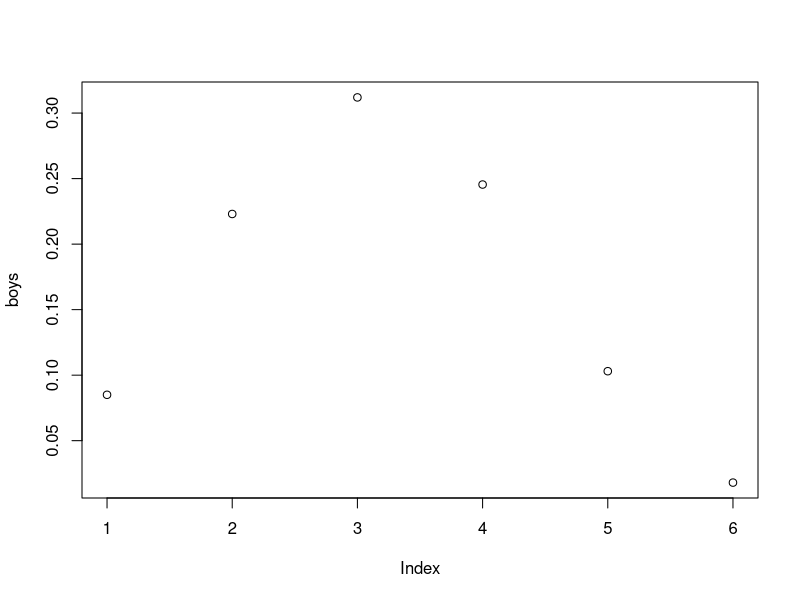
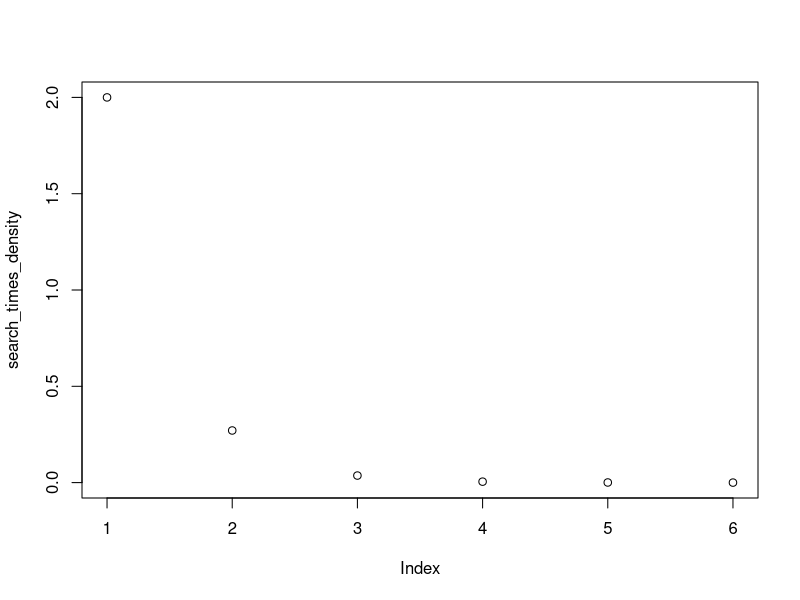
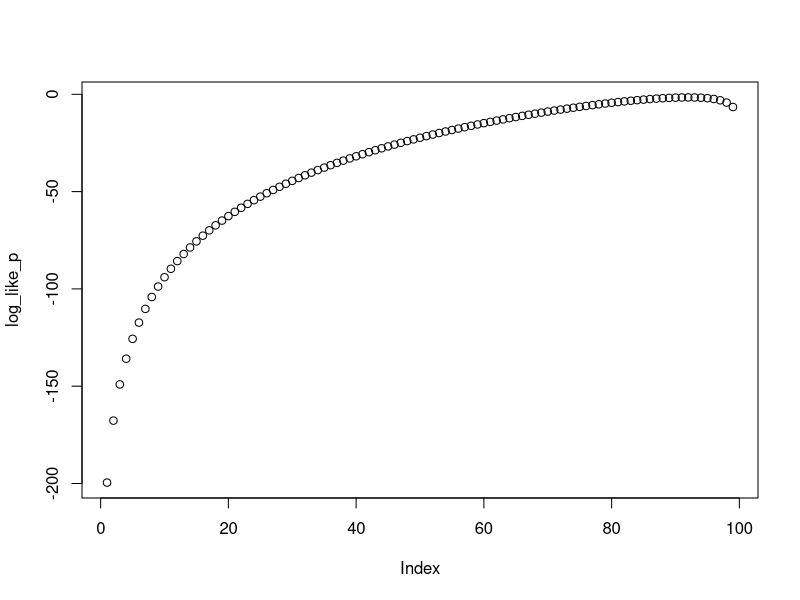
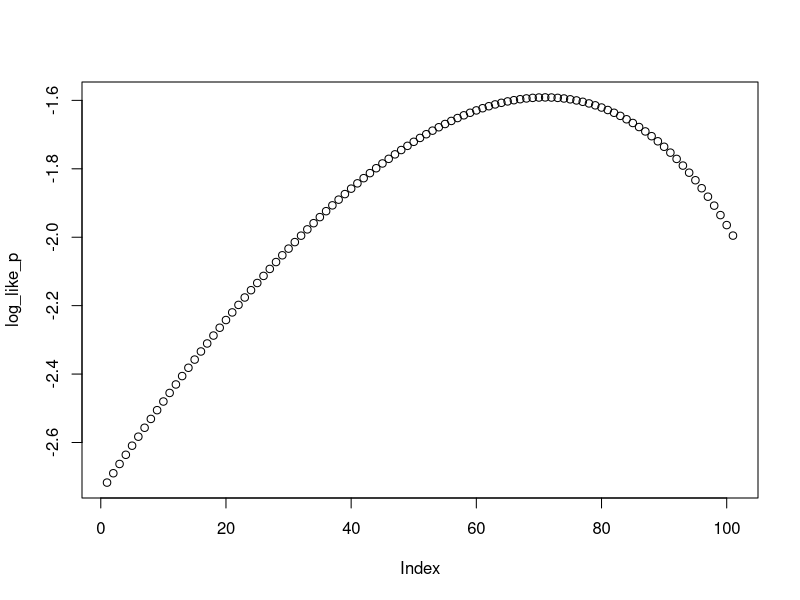
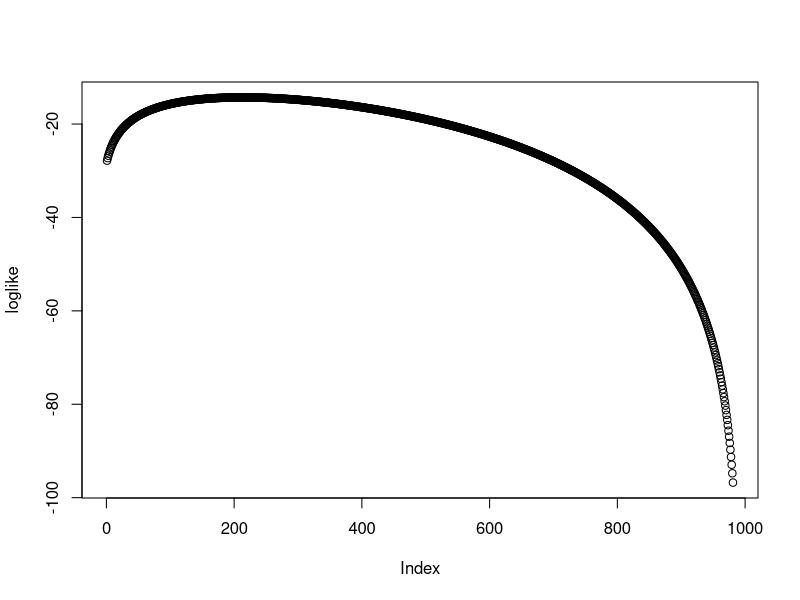
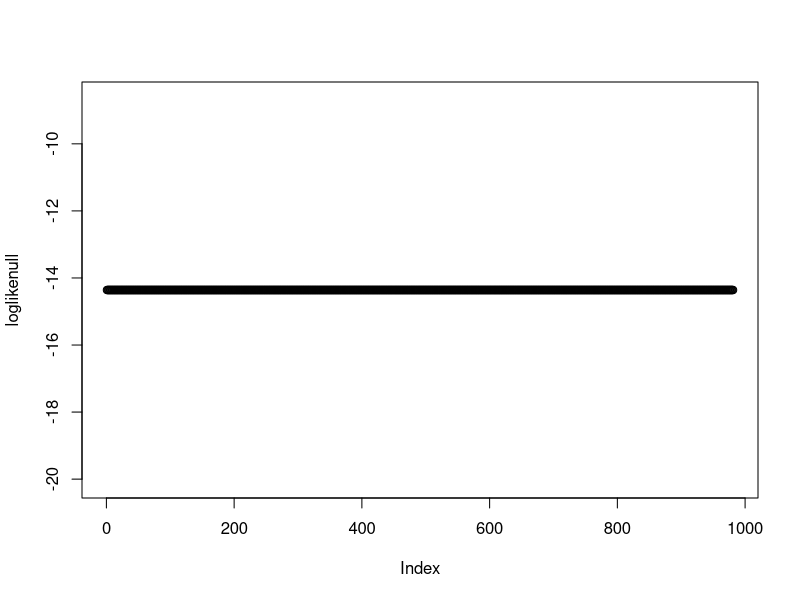

Source code (R) for these figures, in order:

# Warmup ------------------------------------------------------------------

# The probability of heads in a coin toss is 0.5. If you flip a coin 10 times, what is the probability of obtaining exactly 5 heads and 5 tails?

dbinom(5, size = 10, prob = 0.5)

# The fraction of human babies born who are boys is about 0.512. 
# If 20 newborn babies are randomly sampled, what is the probability that exactly 10 are boys?
dbinom(10, size = 20, prob = 0.512)


# Plot the entire probability distribution for the number of boys in families having six children. 
# Assume the probability that any one child is a boy is 0.512.

boys <- dbinom(1, size = 6, prob = 0.512)
boys[2] <- dbinom(2, size = 6, prob = 0.512)
boys[3] <- dbinom(3, size = 6, prob = 0.512)
boys[4] <- dbinom(4, size = 6, prob = 0.512)
boys[5] <- dbinom(5, size = 6, prob = 0.512)
boys[6] <- dbinom(6, size = 6, prob = 0.512)

plot(boys)

# If the probability of dying in any given year is 0.1, 
# what fraction of individuals are expected to survive 10 years and then die in their 11th year?

dgeom(10, prob = 0.1)

# If the probability of death in any give year is 0.1, 
# what fraction of individuals die before they reach their 6th birthday

dgeom(0, prob = 0.1) + dgeom(1, prob = 0.1) + dgeom(2, prob = 0.1) + dgeom(3, prob = 0.1) + dgeom(4, prob = 0.1) + dgeom(5, prob = 0.1)


# Imagine an environment in which the mean search time between prey items is 0.5 hours. 
# What is the probability density corresponding to a search time of 2 hours?

search_times <- c(0:5)
search_times_density <- dexp(search_times, rate = 2)
plot(search_times_density)

# Illegal tender ----------------------------------------------------------

# Generate a vector that includes a range of possible values for the population proportion p, 
# from 0.01 to 0.99 in increments of 0.01.
p <- seq(0.01, 0.99, by = 0.01)

# Given the dollar bill data above, calculate the log-likelihood of each value for p.
log_like_p <- dbinom(46, size = 50, prob = p, log = TRUE)

# Create a line plot of the log-likelihood against the range of values for p. 
# What is the resulting curve called? 
# Can you see approximately the value of p corresponding to the highest point of the curve? 
# What is this value called?

plot(log_like_p)

# To get closer to this value, repeat steps (1) to (3) 
# using a narrower range of values for p surrounding the highest point in the curve.
p <- seq(0.85, 0.95, by = 0.001)
log_like_p <- dbinom(46, size = 50, prob = p, log = TRUE)
plot(log_like_p)

# Use your results to determine the maximum likelihood estimate of the proportion 
# of US 1-dollar bills contaminated with cocaine.
p[log_like_p == max(log_like_p)]

conf_vector <- p[log_like_p >= (max(log_like_p) - 1.92)]

p_conf <- c(conf_vector[1], tail(conf_vector, n = 1))


# Left-handed flowers -----------------------------------------------------
plantain <- read.csv("./data/plantain.csv")
str(plantain)

# Calculate the log-likelihood curve and the maximum-likelihood estimate 
# of the proportion of left-handed flowers (to the nearest hundredth).
loglike <- vector()                        # to store results
x <- as.integer(plantain$hand == "left") # converts to 0 and 1
p <- seq(0.01, 0.99, by = 0.001)            # test many p's

for(i in 1:length(p)){
  loglike[i] <- sum(dbinom(x, size = 1, prob = p[i], log = TRUE))
}

plot(loglike)

# calculate the likelihood-based 95% confidence interval of the population proportion.
p[loglike == max(loglike)]
conf_vector <- p[loglike >= (max(loglike) - 1.92)]
p_conf <- c(conf_vector[1], tail(conf_vector, n = 1))

# obtain the log-likelihood corresponding to the maximum likelihood estimate 
# of the proportion of left-handed flowers. 
max(loglike)
# This represents the fit of the "full" model to the data. 
# This model estimated one parameter from the data (p, estimated using maximum likelihood).


# Now obtain the log-likelihood of the value for p specified by the null hypothesis. 
# This represents the fit of the "reduced" model to the data. 
# This reduced model estimated zero parameters from the data 
# (instead, p was specified by the null hypothesis).

loglikenull <- vector()
for(i in 1:length(p)){
  loglikenull[i] <- sum(dbinom(x, size = 1, prob = .25, log = TRUE))
}

plot(loglikenull)

max(loglikenull)

# Calculate the G statistic for the log-likelihood ratio test*.
G <- 2 *(max(loglike) - max(loglikenull))

# To obtain a P-value for the test, calculate the tail probability from the χ2 distribution
1 - pchisq(G, 0)


# elephant counting -------------------------------------------------------

